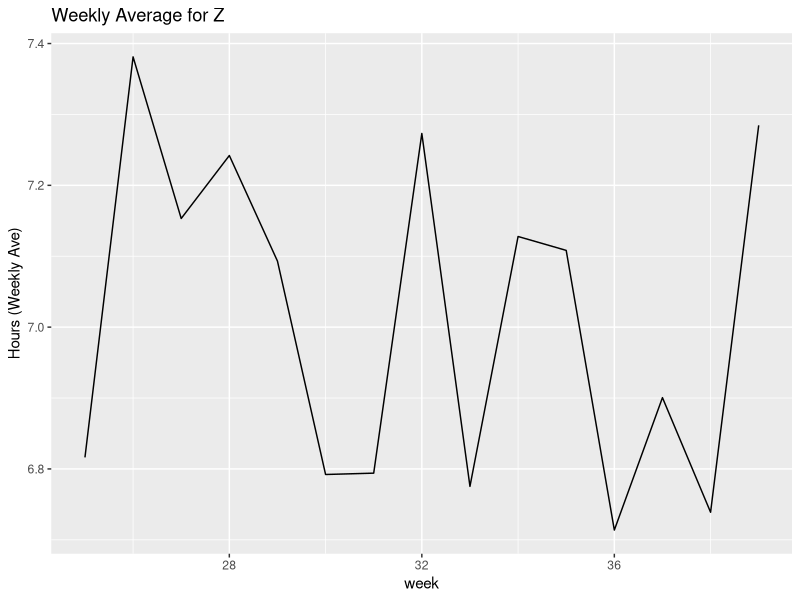

R code for this plot:
## ---- chunk 1
library(tidyverse)
headache_df <- readr::read_csv("headache-variables.csv")
headache_df %>% head() %>% knitr::kable()

## ---- chunk 2
library(zoo)

headache_df %>% 
    mutate(sleep7A = rollapply(z,
                               7, 
                               function(x) {x = mean(x,na.rm = TRUE)},
                               align = 'right',
                               fill = NA)) %>% 
  tail() %>% knitr::kable()

## ---- chunk 3

headache_weeks <- headache_df %>%
  mutate(week = lubridate::week(date)) %>%
  group_by(week) %>%
  summarize(week_ave = mean(z))

headache_weeks

headache_weeks %>% ggplot(aes(x=week, y = week_ave)) +
  geom_line() +
  labs(title = "Weekly Average for Z", y = "Hours (Weekly Ave)")
